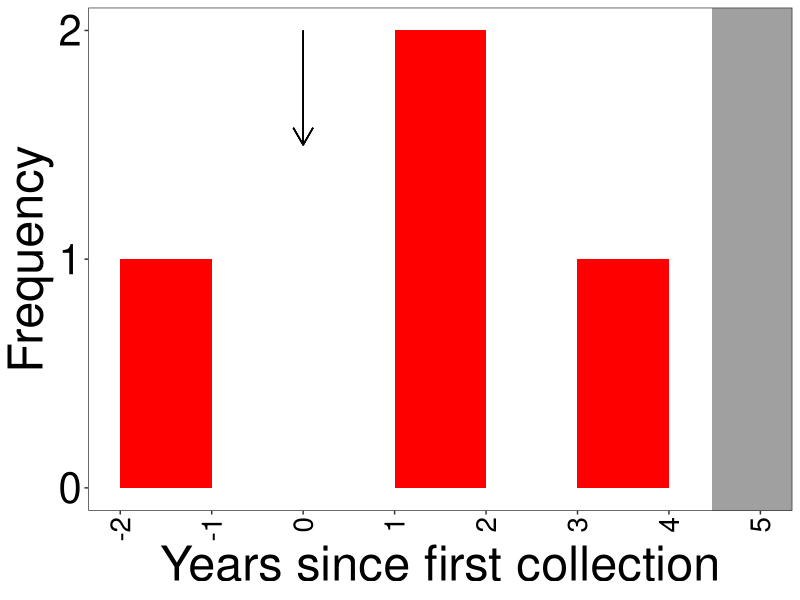

The R script that drew this image: (Note: this script raises an error after producing the figure.)
#!/usr/bin/Rscript
library(ggplot2)

my.theme <- theme(
text=element_text(size=35),
axis.text=element_text(size=30, colour='black'),
axis.text.x=element_text(angle=90, hjust=1, vjust=0.5, size=20),
legend.text=element_text(size=30),
legend.title=element_text(size=30),
legend.position=c(.98, .98),
legend.justification=c(1, 1),
legend.spacing=unit(0, 'cm'),
legend.margin=margin(0, 0, 0, 0, 'cm'),
legend.key.size=unit(1.2, 'cm'),
legend.background=element_blank(),
legend.box.background=element_blank(),
panel.grid.major=element_blank(),
panel.grid.minor=element_blank()
)

THERAPY_COLOUR <- "#a0a0a0"
THERAPY <- 4.4666666
data <- read.csv("stats/cartoon.data.csv")
data <- subset(data, Censored == 1)

pdf.options(family="Helvetica", fonts="Helvetica", width=7, height=4.2, colormodel='rgb')
pdf("plots/cartoon.hist.pdf")
ggplot(data, aes(x=Estimated.Date)) +
	geom_rect(xmin=THERAPY, xmax=Inf, ymin=-Inf, ymax=Inf, fill=THERAPY_COLOUR) +
	geom_histogram(breaks=seq(-2, 5, by=1), fill='red') +
	geom_segment(x=0, xend=0, y=2, yend=1.5, arrow=arrow(length = unit(0.5, "cm")))  +
	theme_bw() +
	my.theme +
	scale_x_continuous(name="Years since first collection", breaks=seq(-2, 5, by=1)) +
	scale_y_continuous(name="Frequency", breaks=c(0, 1, 2))
dev.off()

my.theme <- theme(
legend.justification=c(1, 1),
legend.position=0,
legend.spacing=unit(0, 'cm'),
legend.margin=margin(.0, .0, .0, .0, 'cm'),
legend.box.background=element_blank(),
text=element_text(size=35),
legend.key.size=unit(1.2, 'cm'),
axis.text=element_text(size=30, colour='black'),
axis.text.x=element_text(angle=60, hjust=1),
legend.text=element_text(size=30),
panel.grid=element_blank(),
legend.background=element_blank(),
legend.key=element_rect(fill="#00000000", colour="#00000000")
)


data <- read.csv("VL.cartoon.csv")

pdf.options(family="Helvetica", fonts="Helvetica", width=7, height=4.2, colormodel='rgb')
pdf("plots/VL.cartoon.pdf")
ggplot(data, aes(x=Date, y=VL)) +
	geom_rect(xmin=THERAPY, xmax=Inf, ymin=-Inf, ymax=Inf, fill=THERAPY_COLOUR) +
	geom_line(size=1) +
	theme_bw() +
	my.theme +
	coord_cartesian(ylim=c(10, 120000), xlim=c(0, 8)) +
	scale_y_log10(name="Viral load", breaks=10^c(1, 3, 5), labels=sapply(c(1, 3, 5), function(x) bquote(''*10^{.(x)}*''))) +
	scale_x_continuous(name="Years since first collection", breaks=seq(0, 8)) +
	geom_point(aes(colour=factor(Censored), shape=Type), data=subset(data, Used != ""), size=8) +
	scale_colour_manual(name="", breaks=c(0, 1), limits=c(0, 1), labels=c("Training", "Censored"), values=c('black', 'red')) + scale_shape_manual(name="", breaks=c("RNA", "DNA"), limits=c("RNA", "DNA"), labels=c("RNA", "DNA"), values=c(16, 5))
dev.off()
